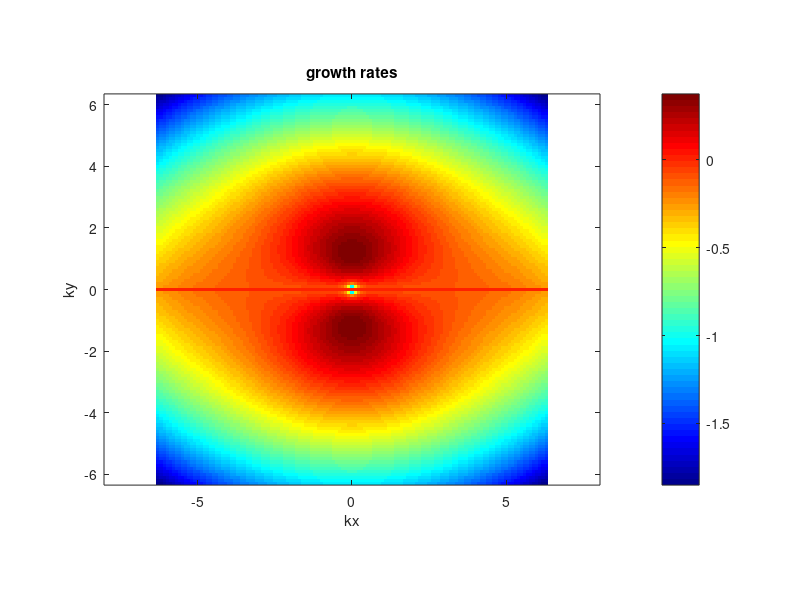
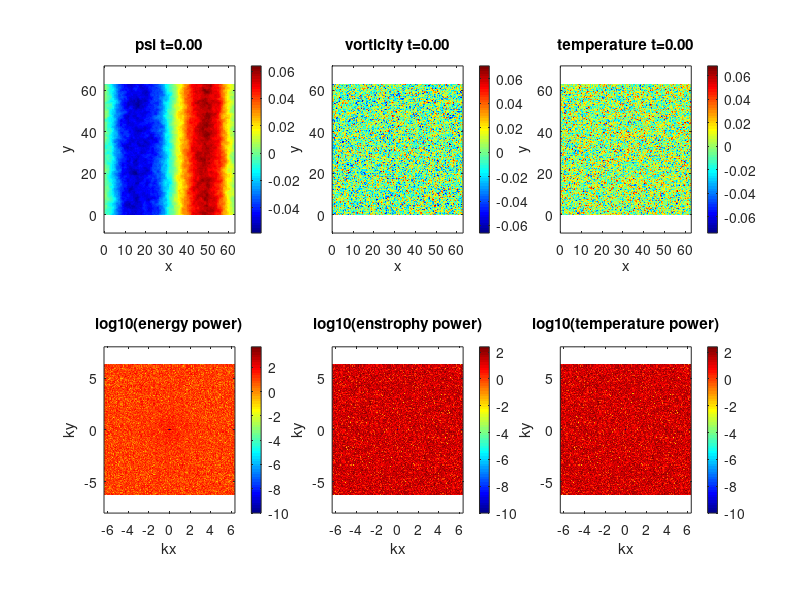

Reproduce these figures in MATLAB, in order. (Note: this script raises an error after producing the figures.)
function spectral_DS2d
%%%%%%%%%%%%%%%%%%%%%%%%%%%%%%%%%%%%%%%%%%%%%%%%%%%%%%%%%%%%%%%%%%%%%%%%%%%%%%%%%
% 2-field ITG model of the Dimits shift. From Ottaviani et. al. 1997            %
% with parallel dynamics neglected.                                             %
%                                                                               %
% Based off an MIT code originally made by Jean-Christophe Nave.                %
%                                                                               %
% Laplacian(psi) = w                                                            %
% u = psi_y                                                                     %
% v =-psi_x                                                                     %
%%%%%%%%%%%%%%%%%%%%%%%%%%%%%%%%%%%%%%%%%%%%%%%%%%%%%%%%%%%%%%%%%%%%%%%%%%%%%%%%%
clear all;
mkdir('test13e'); cd('test13e');
mkdir('plots');
delete('log.txt');

scale=1;            % quick scale of the linear terms
nu=1.0e-4   % viscosity
nuz=0.0e-4   % viscosity
mu=scale*0.1;       % friction
muh=scale*0.01;       % friction
landau_T=scale*0.3;   % landau on T
landau_n=scale*0.3;   % landau on n
LT=scale*4.00;               % inverse temperature gradient scale
ep=scale*0.3;            % inverse aspect ratio
h=2;                % hyperviscosity factor
hz=2;                % hyperviscosity factor
tau=0;          % ion temperature
hm=1;
LX=2*pi*10;      % X scale
LY=2*pi*10;      % Y scale
NX_real=128;     % resolution in x
NY_real=128;     % resolution in y
dt=1e-4;        % time step. Should start small as CFL updated can pick up the pace
max_dt=1e-2;    % Max time step after CFL adjustment
 zonal=true;     % include zonal flow physics
TF=75000.0;   % final time
iF=1500000;  % final iteration, whichever occurs first
i_report=500;
TSCREEN=500; % sreen update interval time (NOTE: plotting is usually slow)
initial_condition='random w';   %'simple vortices' 'vortices' 'random' or 'random w' 
AB_order=3; % Adams Bashforth order 1,2,3, or 4 (3 more accurate, 2 possibly more stable)
linear_term='exact'; % CN, BE, FE, or exact
simulation_type='NL'; % NL, QL, or L (nonlinear, quasilinear and linear respectively)
padding = true; % 3/2 padding, otherwise 2/3 truncation. Probably should always be true
save_plots = true; % save plots to file
cfl_cadence=5;
safety=0.3;
iRST=20000
diagnostics=false;



rng('shuffle');
s=rng;

% print log file.
diary('log.txt') 
diary on;

fig1=figure(1);
set(fig1,'Position',[0, 0, 1200, 900]);

fig2=figure(2);



% ensure parameters get printed  to log.
fprintf('mu: %.05e  nu:%.05e lT:%.05e lW:%.05e \n',mu,nu,landau_T,landau_n);
fprintf('muh:%.05e L_T:%.05e ep:%.05e tau:%.05e\n',muh, LT,ep,tau);
fprintf('nuz:%.05e\n',nuz);
fprintf('LX:%.02f LY:%.02f NX:%d NY:%d\n',LX, LY, NX_real, NY_real);
fprintf('h:%d hz:%d scale:%d Tf:%.01f iF:%d\n',h, hz, scale, TF, iF);
fprintf('Nonlinear:%s padding:%d zonal_flows:%d\n',simulation_type, padding,zonal);
fprintf('random seed:%d AB order:%d CFL step:%d\n',s.Seed, AB_order, cfl_cadence);

energyFile=0; 
if(strcmp(initial_condition,'restart'))
  energyFile = fopen('energy.dat','a');
else
  energyFile = fopen('energy.dat','w');
end

fprintf(energyFile,'## [1]time   [2]energy [3]enstrophy [4]ZF en [5]DW en [6]flux\n');

NX=NX_real;
NY=NY_real;
if(padding)
    NX=3*NX/2;
    NY=3*NY/2;
end

dx=LX/NX;
dy=LY/NY;
dkx=2*pi/LX;
dky=2*pi/LY;
LXnum=0:dx:LX;
LYnum=0:dy:LY;

minkx= -(NX_real/2 - 1)*dkx;
maxkx=  (NX_real/2 - 1)*dkx;
minky= -(NY_real/2 - 1)*dky;
maxky=  (NY_real/2 - 1)*dky;
kxnum= minkx:dkx:maxkx;
kynum= minky:dky:maxky;

I=sqrt(-1);

kx=dkx*ones(1,NY)'*(mod((1:NX)-ceil(NX/2+1),NX)-floor(NX/2));% matrix of wavenumbers in x direction 
ky=dky*(mod((1:NY)'-ceil(NY/2+1),NY)-floor(NY/2))*ones(1,NX);% matrix of wavenumbers in y direction 

% Cutting of frequencies using the 2/3 rule. 
% Discard asymmetric N/2 term. Otherwise reality is not enforced.
dealias=abs(kx/dkx) <1/3*NX & abs(ky/dky) <1/3*NY;


zonal_part = zeros(NY,NX);
fluct_part = ones(NY,NX);

% No damping on zonal modes. Modified Poisson equation (proper adiabatic electron response)
if(zonal)
   zonal_part(1,:) = zonal_part(1,:) + ones(1,NX);
   fluct_part = fluct_part - zonal_part;   
end


ksquare=kx.^2+ky.^2; 
ksquare(1,1) = 1;% Laplacian in Fourier space

kmu = fluct_part.*(mu+muh./ksquare);     				% drag force array
ky_abs = abs(ky);                           % Landau-like damping
ksquare_viscous=nu*(ksquare.^h);            % Viscosity array
%ksquare_viscous=nu*(ksquare.^h).*fluct_part;            % Viscosity array
ksquare_viscous(1,:)=nuz*(ksquare(1,:).^hz);            % Viscosity array



ksquare_poisson=ksquare + fluct_part + tau.*fluct_part.*ksquare;		% Poisson equation in Fourier space


ksquare_poisson(1,1)=1;  % fixed Laplacian in Fourier space for Poisson's equation


i=0;
k=0;
t=0.;
n_hat=0; %this is our field.
T_hat=0;
cw1=0;
cw2=0;
cw3=0;
cn1=0;
cn2=0;
cn3=0;
dt1=0;
dt2=0;
dt3=0;
u=0;
v=0;

% Define initial vorticity distribution
switch lower(initial_condition)
   case {'vortices'}
      [i,j]=meshgrid(1:NX,(1:NY));
      psi=exp(-((i*dkx-pi).^2+(j*dky-pi+pi/4).^2)/(0.2))+exp(-((i*dx-pi).^2+(j*dky-pi-pi/4).^2)/(0.2))-0.5*exp(-((i*dkx-pi-pi/4).^2+(j*dky-pi-pi/4).^2)/(0.4));
    case {'simple vortices'}
        [i,j]=meshgrid((1:NX)*(2*pi/NX),(1:NY)*(2*pi/NY));
        psi=1*sin(i).*cos(j).^2;    
    case {'random'}
      psi=1e-3*(2*rand(NX,NY) - 1);%normally 1e-3
      n_hat=ksquare.*fft2(psi);
    case {'random w'}
      w=5e-2*(2*rand(NY,NX)-1);%normally 5e-2
      n_hat=fft2(w);
      %n_hat(1,:)=zeros(1,NX);
      
      w = ifft2(n_hat);
      %w = w + 20*cos(15*2*pi*i);
      n_hat = fft2(w);
      
      T=5e-2*(2*rand(NY,NX)-1);%normally 5e-2
      T_hat=fft2(T);
      %T_hat(1,:)=zeros(1,NX);
      
      %n = ifft2(n_hat);
      %n = n + 0.2*cos(3*2*pi*i + pi);
      %n_hat = fft2(n);
      
    case {'restart'}
      fileID=fopen('restart.bin','r');
      t=fread(fileID,1,'double');
      dt=fread(fileID,1,'double');
      i=fread(fileID,1,'int');
      k=fread(fileID,1,'int');
      dt1=fread(fileID,1,'double');
      dt2=fread(fileID,1,'double');
      dt3=fread(fileID,1,'double');
      
      cw1=fread(fileID,[NY NX],'double')+I*fread(fileID,[NY NX],'double');
      cw2=fread(fileID,[NY NX],'double')+I*fread(fileID,[NY NX],'double');
      cw3=fread(fileID,[NY NX],'double')+I*fread(fileID,[NY NX],'double');
      cn1=fread(fileID,[NY NX],'double')+I*fread(fileID,[NY NX],'double');
      cn2=fread(fileID,[NY NX],'double')+I*fread(fileID,[NY NX],'double');
      cn3=fread(fileID,[NY NX],'double')+I*fread(fileID,[NY NX],'double');
      n_hat=fread(fileID,[NY NX],'double')+I*fread(fileID,[NY NX],'double');
      T_hat=fread(fileID,[NY NX],'double')+I*fread(fileID,[NY NX],'double');
      fclose(fileID);  
    case {'waves'}
      [i,j]=meshgrid((1:NX)*(2*pi/NX),(1:NY)*(2*pi/NY));
      w=20*sin(32*j) + 1e-1*cos(13*i);
      %w=2e1*sin(32*j) + 5e-2*(2*rand(NY,NX)-1);
      n_hat=fft2(w);
     % w_hat(1,:)=zeros(1,NY);
    otherwise
      disp('Unknown initial conditions !!!');
      return
end

if(padding) % ensure there's no energy in the padded region of k-space.
  n_hat=dealias.*n_hat;
  T_hat=dealias.*T_hat;
end
n_hat(1,1)=0; % Gauge condition, though not entirely necessary.
T_hat(1,1)=0;
w_hat0=n_hat; % Keep initial conditions for possible future diagnostics.

% create matrix components
calc_matrix();

if(save_plots) %plot growth rate contours
    lin_growth = 0.5*(-2*kmu - 2*ksquare_viscous - (landau_T + landau_n)*ky_abs + sqrt((landau_T - landau_n)^2*ky_abs+ 4*LT*ep*ky.^2./ksquare_poisson));
    subplot(1,1,1);
    plotg=0;
    if(padding)
       plotg=circshift(dealias.*lin_growth,[NY_real/2,NX_real/2]); 
       plotg=plotg(2:NY_real,2:NX_real);
    else
       plotg=circshift(dealias.*lin_growth,[NY_real/2,NX_real/2]); 
       plotg=plotg(2:NY_real,2:NX_real);
    end
    grow=real(plotg);
    numel(find(grow(:)>0))
    max(grow(:))

    imagesc(kxnum,kynum,real(plotg)), axis equal tight, colorbar;
    set(gca,'Ydir','Normal')
    colormap(jet)
    title('growth rates');    
    xlabel('kx');
    ylabel('ky');
    if(save_plots)
        saveas(gcf,'growth.png');
    end
    drawnow
end

while t<TF && i<iF
    psi_hat = n_hat./ksquare_poisson;  % Solve Poisson's Equation
    if(any(isnan(n_hat(:)))) % Something really bad has happened.
        fprintf('Divergence at iteration: %d\n',i);
        return;
     end
     if(mod(i,i_report)==0)
        fprintf('iteration: %d    dt:%.02e     t:%.03e \n',i,dt,t); 
		diary off; %flush diary
		diary on;
     end
     
    if (mod(i,iRST) == 0)
        dump('restart.bin');
    end
     
     if (mod(i,TSCREEN)== 0 && ~any(isnan(n_hat(:)))) ;
        % Go back in real space omega in real space for plotting
		diary off; %flush diary
		diary on;
        w_curr=n_hat;
        psi_curr=psi_hat;
        psi=real(ifft2(psi_curr));
        w=real(ifft2(w_curr)); 
        T=real(ifft2(T_hat));
        psi_y=real(ifft2(I*ky.*psi_curr));
        
        enstrophy = 0.5*(T_hat-w_curr).*conj(T_hat-w_curr);
        energy = 0.5*real(conj(psi_curr).*w_curr+ T_hat.*conj(T_hat));
        flux = psi_y.*T;
        
        enstrophy_tot = sum(enstrophy(:))/(NX*NY)^2;
        energy_tot    = sum(energy(:))/(NX*NY)^2; 
        flux_tot = sum(flux(:))/(NX*NY);
        ZF_energy = sum(sum(zonal_part.*energy))/(NX*NY)^2;
        DW_energy = sum(sum(fluct_part.*energy))/(NX*NY)^2;
        
        fprintf(energyFile,'%e %e %e %e %e %e\n',t,energy_tot,enstrophy_tot,ZF_energy,DW_energy, flux_tot);
             
        if(padding)
           enstrophy=circshift(enstrophy,[NY_real/2,NX_real/2]); 
           enstrophy=enstrophy(2:NY_real,2:NX_real);
           energy=circshift(energy,[NY_real/2,NX_real/2]); 
           energy=energy(2:NY_real,2:NX_real);
        else
           enstrophy=circshift(enstrophy,[NY_real/2,NX_real/2]); 
           enstrophy=enstrophy(2:NY_real,2:NX_real);
           energy=circshift(energy,[NY_real/2,NX_real/2]); 
           energy=energy(2:NY_real,2:NX_real);
        end
      
        wlog=max(log10(enstrophy),-10);
        energylog=max(log10(energy),-10);
        colorbar;
        set(0,'CurrentFigure',fig1);
        subplot(2,3,1)
        imagesc(LXnum,LYnum,psi), axis equal tight,c=colorbar();
        set(gca,'Ydir','Normal')
        colormap(jet)
        title(sprintf('psi t=%.02f',t));
        xlabel('x');
        ylabel('y');
        %ax = gca; axpos = ax.Position; cpos = c.Position;cpos(3) = 0.5*cpos(3); c.Position = cpos; ax.Position = axpos;
        subplot(2,3,2)
        imagesc(LXnum,LYnum,w), axis equal tight,c=colorbar();
        title(sprintf('vorticity t=%.02f',t));
        set(gca,'Ydir','Normal')
        xlabel('x');
        ylabel('y');
        %ax = gca; axpos = ax.Position; cpos = c.Position;cpos(3) = 0.5*cpos(3); c.Position = cpos; ax.Position = axpos;
        subplot(2,3,3);
        imagesc(LXnum,LYnum,T), axis equal tight,c=colorbar();
        title(sprintf('temperature t=%.02f',t));
        set(gca,'Ydir','Normal')
        xlabel('x');
        ylabel('y');
        subplot(2,3,4);
        %ax = gca; axpos = ax.Position; cpos = c.Position;cpos(3) = 0.5*cpos(3); c.Position = cpos; ax.Position = axpos;

        imagesc(kxnum,kynum, energylog), axis equal tight,c=colorbar();
        title('log10(energy power)');    
        set(gca,'Ydir','Normal')
        xlabel('kx');
        ylabel('ky');
         %       ax = gca; axpos = ax.Position; cpos = c.Position;cpos(3) = 0.5*cpos(3); c.Position = cpos; ax.Position = axpos;
        h=subplot(2,3,5);
        imagesc(kxnum,kynum,wlog), axis equal tight,c=colorbar();
        set(gca,'Ydir','Normal')
        xlabel('kx');
        ylabel('ky');
        title('log10(enstrophy power)');    
               %ax = gca; axpos = ax.Position; cpos = c.Position;cpos(1) = 0.5*cpos(1); c.Position = cpos; ax.Position = axpos;

        h=subplot(2,3,6);
        imagesc(kxnum,kynum,wlog), axis equal tight,c=colorbar();
        set(gca,'Ydir','Normal')
        xlabel('kx');
        ylabel('ky');
        title('log10(temperature power)');    
        
           %     ax = gca; axpos = ax.Position; cpos = c.Position;cpos(3) = 0.5*cpos(3); c.Position = cpos; ax.Position = axpos;

        if(save_plots)
           % saveas(gcf,sprintf('plots/fig_%d.png',k));
           figs=gcf;
           figs.PaperUnits = 'inches';
           figs.PaperPosition=[0 0 16 8];
           print(sprintf('plots/fig_%d.png',k),'-dpng','-r0');
        end
        drawnow
        set(0,'CurrentFigure',fig2);
        kx_spec=energylog(NY_real/2,:);
        ky_spec=energylog(:,NX_real/2);
        kx_spec(NX_real/2)=0.5*(kx_spec(NX_real/2-1)+kx_spec(NX_real/2+1)); 
        ky_spec(NY_real/2)=0.5*(ky_spec(NY_real/2-1)+ky_spec(NY_real/2+1)); 
		[~,Ix] = max(kx_spec(:));
		[~,Iy] = max(ky_spec(:));
        if(diagnostics)
            disp(sprintf('%.10e %.10e',energy_tot,enstrophy_tot));
            disp(sprintf('Maximum DW mode:%.01f    Maximum ZF mode:%.01f',kynum(Iy), kxnum(Ix)));
        end
        plot(kxnum,kx_spec,kynum,ky_spec);
        legend('Zonal (ky=0)','DW (kx=0)');
        title(sprintf('DW/Zonal energy spectrum t=%.02f',t));
        xlabel('k');
        drawnow
        if(save_plots)
            saveas(gcf,sprintf('plots/k_spec_%d.png',k));
        end
        k=k+1;
    end
   
    % Compute the potential and get the velocity and gradient of vorticity
    conv_hat = 0;
    
    switch upper(simulation_type)
        case {'NL'} %full non-linear
            uhat = -I*ky.*psi_hat;
            vhat =  I*kx.*psi_hat;
            w_xhat = I*kx.*n_hat;
            w_yhat = I*ky.*n_hat;
			T_xhat = I*kx.*T_hat;
			T_yhat = I*ky.*T_hat;
            
            
            % dealiasing here truncates if not padded, other it has no effect
            u  =real(ifft2(dealias.*uhat));      % Compute  y derivative of stream function ==> u
            v  =real(ifft2(dealias.*vhat));      % Compute -x derivative of stream function ==> v
            w_x=real(ifft2(dealias.*w_xhat));      % Compute  x derivative of vorticity
            w_y=real(ifft2(dealias.*w_yhat));
            T_x=real(ifft2(dealias.*T_xhat));
            T_y=real(ifft2(dealias.*T_yhat));
            conv_w     = -(u.*w_x + v.*w_y);         % evaluate the convective derivative (u,v).grad(w)   
            conv_T     = -(u.*T_x + v.*T_y);         % evaluate the convective derivative (u,v).grad(w) 
            
            if(tau > 0 )
                uNhat = -I*ky.*(-ksquare).*psi_hat;
                vNhat =  I*kx.*(-ksquare).*psi_hat;
    		    TN_xhat = I*kx.*(-ksquare).*T_hat;
			    TN_yhat = I*ky.*(-ksquare).*T_hat;
                
                uN=real(ifft2(dealias.*uNhat)); 
                vN=real(ifft2(dealias.*vNhat));
                TN_x=real(ifft2(dealias.*TN_xhat));
                TN_y=real(ifft2(dealias.*TN_yhat));
                conv_ww = 0.5*tau*(u.*TN_x + v.*TN_y - uN.*T_x - vN.*T_y);
                conv_w = conv_w + conv_ww;
            end
            
            
            conv_w_hat = fft2(conv_w);              % go back to Fourier space
            conv_T_hat = fft2(conv_T);              % go back to Fourier space
      

            
        case {'QL'} %quasi-linear
            %for zonal part
            uphat = -ky.*fluct_part.*psi_hat;
            vphat =  kx.*fluct_part.*psi_hat;
        
            %for fluctuation part
            U_hat = kx.*zonal_part.*psi_hat;
            U_xxhat = (kx.^2).*U_hat;
            w_yhat = ky.*fluct_part.*n_hat;       
        
            % dealiasing here truncates if not padded, other it has no effect
            u_f  =real(ifft2(dealias.*uphat));      % Compute  y derivative of stream function ==> u
            v_f  =real(ifft2(dealias.*vphat));      % Compute -x derivative of stream function ==> v
            U    =real(ifft2(dealias.*U_hat));      % Compute zonal velocity
            U_xx =real(ifft2(dealias.*U_xxhat));      % Compute zonal velocity
            w_y  =real(ifft2(dealias.*w_yhat));
            conv_fluct = U.*w_y + u_f.*U_xx;         % evaluate the convective derivative (u,v).grad(w)   
            conv_zonal = u_f.*v_f;         % evaluate the convective derivative (u,v).grad(w)       
            conv_fluct_hat = fft2(conv_fluct);               % go back to Fourier space
            conv_zonal_hat = fft2(conv_zonal);
            conv_hat = fluct_part.*conv_fluct_hat + (kx.^2).*zonal_part.*conv_zonal_hat;
        case {'L'}%full linear 
            %do nothing
        otherwise
            disp('Unknown simulation type.');
            return
    end    
   
    if(padding)
        conv_w_hat = dealias.*conv_w_hat;
        conv_T_hat = dealias.*conv_T_hat;
    end
    
    if(mod(i+1,cfl_cadence)==0) % compute new timestep from CFL condition.
        abs_u=abs(u);
        abs_v=abs(v);
        maxV= max(abs_u(:))/dx + max(abs_v(:))/dy;
        new_dt=0;
        if(maxV>0)
            new_dt=1/maxV;
        else
            new_dt=inf;
        end
		new_dt_corr=min(max(0.5*dt,min(safety*new_dt,1.1*dt)),max_dt);
		if(dt ~= new_dt_corr)
			dt=new_dt_corr;
			% create matrix components
            calc_matrix()
		end
    end
    
    AB1=1.0; AB2=0; AB3=0; AB4=0;
  
    if (i < 1 || AB_order == 1) %F orward-Euler to generate history. Should run a small time-step at first. 
    elseif (i < 2 || AB_order == 2)
    	w1=dt1/dt;
    	AB1=(1.0 + 0.5*w1);
    	AB2=0.5*w1;
   	elseif (i < 3 || AB_order == 3)
    	w1=dt1/dt;
    	w2=dt2/dt;
    	AB1=(2.0 + 3.0*w2 + 6.0*w1*(1+w1+w2))/(6.0*w1*(w1+w2));
    	AB2=(2.0 + 3.0*w1 + 3.0*w2)/(6.0*w1*w2);
    	AB3=(2.0 + 3.0*w1)/(6.0*w2*(w1+w2));
     elseif (i < 4 || AB_order == 4)
        w1=dt1/dt;
        w2=dt2/dt;
        w3=dt3/dt;
        AB1=(3.0 + 8.0*w2 + 4.0*w3 + 6.0*(2*w1^3 + w2*(w2+w3) +2.0*w1*(1.0+w2)*(1.0+w2+w3) + w1^2*(3.0 + 4.0*w2+2*w3)));
        AB1=AB1/(12.0*w1*(w1+w2)*(w1+w2+w3));
        AB2=(3.0 + 6.0*(w1+w2)*(w1+w2+w3) + 4.0*(2.0*(w1+w2)+w3))/(12.0*w1*w2*(w2+w3));
        AB3=(3.0 + 6.0*w1*(w1+w2+w3)+4.0*(2.0*w1 + w2+w3))/(12.0*w2*(w1+w2)*w3);
        AB4=(3.0 + 6.0*w1*(w1+w2)+4.0*(2.0*w1 + w2))/(12.0*w3*(w2+w3)*(w1+w2+w3));
    end
  
    
    
    switch upper(linear_term) %deprecated for now
        case {'CN'} %crank nicolson
     %       L1=(1 + 0.5*dt*lin_growth)./(1 - 0.5*dt*lin_growth);
     %       L2=dt./(1 - 0.5*dt*lin_growth);    
        case {'BE'} %backward euler
     %       L1=1.0./(1 - dt*lin_growth);
     %       L2=dt./(1 - dt*lin_growth);    
        case {'EXACT'}%exact
     %       L1=exp(dt*lin_growth);
     %       L2=dt*L1;   
     %       %conv_hat = exp(-t*lin_growth).*conv_hat;
     %       B=B.*exp((dt1)*lin_growth);
     %       C=C.*exp((dt1+dt2)*lin_growth);
     %       D=D.*exp((dt1+dt2+dt3)*lin_growth);
        otherwise
            disp('Unknown linear handling type.');
            return;
    end
    
	Qn=n_hat + 0.5*tau*ksquare.*T_hat + dt*(AB1*conv_w_hat - AB2*cw1 + AB3*cw2 - AB4*cw3);
	QT=T_hat + dt*(AB1*conv_T_hat - AB2*cn1 + AB3*cn2 - AB4*cn3);

	gn = Qn - 0.5*dt*(-I*ep*ky.*T_hat + (I*hm*ky./ksquare_poisson + kmu + ksquare_viscous + landau_n*ky_abs).*n_hat);
	gT = QT - 0.5*dt*(I*(LT+hm)*ky.*psi_hat - landau_n*ky_abs.*n_hat + (kmu + ksquare_viscous + landau_T*ky_abs).*T_hat);

    % Compute Solution at the next step
	% Implicitly solve the linear term with 2nd order Cracnk-Nicholson
	w_hat_new = B11.*gn + B12.*gT;
	n_hat_new = B21.*gn + B22.*gT;
  
    
    t=t+dt;
    i=i+1;
    
    n_hat=dealias.*w_hat_new;  
    T_hat=dealias.*n_hat_new;
    
    cw3=cw2;
    cw2=cw1;
    cw1=conv_w_hat;

    cn3=cn2;
    cn2=cn1;
    cn1=conv_T_hat;
    
    dt3=dt2;
    dt2=dt1;
    dt1=dt;
    
    n_hat(1,1)=0;
    T_hat(1,1)=0;
    
     if(mod(i,1000)==0)
       n_hat=(fft2(real(ifft2(n_hat))));
       T_hat=(fft2(real(ifft2(T_hat))));
     end
    
end
fclose(energyFile);

%write final state 
fprintf('Simulation ended at time %.03e and iteration %d\n',t,i);
fileID=fopen('final_state.bin','w');
fwrite(fileID,n_hat);
fclose(fileID);

if(strcmp(upper(simulation_type),'L') && diagnostics)
   w0f=w_hat0.*exp(t*lin_growth); 
   comp=abs(n_hat-w0f)./abs(w0f);
   fprintf('Maximum linear error:%e\n',max(comp(:)));
end

    function calc_matrix()
    % create matrix components
        A11=ones(NY,NX) + 0.5*dt*(I*hm*ky./ksquare_poisson + kmu + ksquare_viscous + landau_n*ky_abs);
        A12=  -I*0.5*dt*ky*ep + 0.5*tau*ksquare;
        A21= 0.5*dt*(I*ky*(hm+LT)./ksquare_poisson - landau_n*ky_abs);
        A22=ones(NY,NX) + 0.5*dt*(kmu + ksquare_viscous + landau_T*ky_abs);
        D= A11.*A22 - A12.*A21;
        B11= A22./D;
        B12=-A12./D;
        B21=-A21./D;
        B22= A11./D;
    end

    function dump(filename)
        fileID=fopen(filename,'w');
        fwrite(fileID,t,'double');
        fwrite(fileID,dt,'double');
        fwrite(fileID,i,'int');
        fwrite(fileID,k,'int');
        fwrite(fileID,dt1,'double');
        fwrite(fileID,dt2,'double');
        fwrite(fileID,dt3,'double');
        fwrite(fileID,real(cw1),'double'); fwrite(fileID,imag(cw1),'double');
        fwrite(fileID,real(cw2),'double'); fwrite(fileID,imag(cw2),'double');
        fwrite(fileID,real(cw3),'double'); fwrite(fileID,imag(cw3),'double');
        fwrite(fileID,real(cn1),'double'); fwrite(fileID,imag(cn1),'double');
        fwrite(fileID,real(cn2),'double'); fwrite(fileID,imag(cn2),'double');
        fwrite(fileID,real(cn3),'double'); fwrite(fileID,imag(cn3),'double');
        fwrite(fileID,real(n_hat),'double');fwrite(fileID,imag(n_hat),'double');
        fwrite(fileID,real(T_hat),'double');fwrite(fileID,imag(T_hat),'double');
        fclose(fileID);
    end
end
